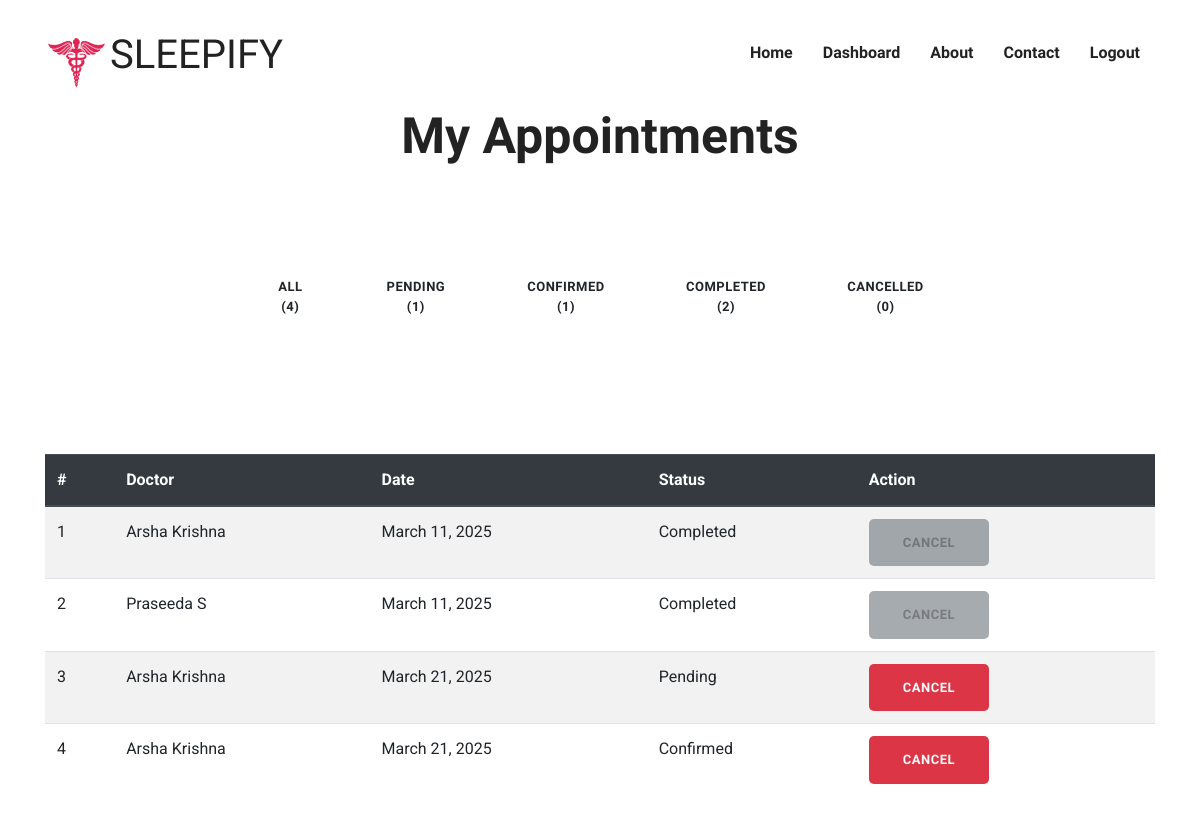
The app's page /patient/patientAppointments/ (signed in) with its own data.
### doctor/models.py (models this page shows, shortened)
class Appointment(models.Model):
    doctor = models.ForeignKey(Doctor, on_delete=models.CASCADE)
    patient = models.ForeignKey(Patient, on_delete=models.CASCADE)
    phone = models.CharField(max_length=15,blank=True,null=True)
    message = models.CharField(max_length=255,null=True,blank=True,default=None)
    date = models.DateField()
    time = models.TimeField()
    status_choices = (
        ("Pending", "Pending"),
        ("Confirmed", "Confirmed"),
        ("Completed", "Completed"),
        ("Cancelled", "Cancelled"),
    )
    status = models.CharField(max_length=20, choices=status_choices, default="Pending")
    created_on = models.DateTimeField(auto_now_add=True)

### users/models.py (models this page shows, shortened)
class Doctor(models.Model):
    fname = models.CharField(max_length=150)
    lname = models.CharField(max_length=150)
    email = models.EmailField( max_length=150,unique=True)
    phone = models.CharField(max_length=15,unique=True,null=True,blank=True)
    gender_choices = (("Male","Male"),("Female","Female"))
    gender = models.CharField(max_length=20,default=None,null=True,blank=True,choices=gender_choices)
    password = models.CharField(max_length=150)
    license = models.CharField(default=None,max_length=255)
    SPECIALIST_CHOICES = (
    ("Neurologist", "Neurologist"),
    ("Psychiatrist", "Psychiatrist"),
    ("Primary Care Physician", "Primary Care Physician"),
    ("Sleep Specialist", "Sleep Specialist"),
    )
    specialization = models.CharField(max_length=50, default=None, null=True, blank=True, choices=SPECIALIST_CHOICES)
    stts = models.BooleanField(default=False)
    created_on = models.DateField(auto_now_add=True)
    profile_picture = models.ImageField(upload_to='doctor_profiles/', default='default/default.jpg', blank=True,null=True)
    bio = models.TextField(null=True, blank=True)

### patient/views.py (the view)
# urls.py: path('patientAppointments/',views.patientAppointments,name="patientAppointments"),
@patient_login_required()
def patientAppointments(request):
    status_filter = request.GET.get('status', 'All')
    patient = get_object_or_404(Patient,id=request.session['patient_id'])
    all_count = Appointment.objects.filter(patient=patient).count()
    pending_count = Appointment.objects.filter(patient=patient,status="Pending").count()
    confirmed_count = Appointment.objects.filter(patient=patient,status="Confirmed").count()
    completed_count = Appointment.objects.filter(patient=patient,status="Completed").count()
    cancelled_count = Appointment.objects.filter(patient=patient,status="Cancelled").count()
    if status_filter != "All":
        appointments = Appointment.objects.filter(patient=patient,status=status_filter).select_related("doctor").order_by('date')
    else:
        appointments = Appointment.objects.filter(patient=patient).order_by('date')
    context = {
        "appointments": appointments,
        "status_filter": status_filter,
        "all_count": all_count,
        "pending_count": pending_count,
        "confirmed_count": confirmed_count,
        "completed_count": completed_count,
        "cancelled_count": cancelled_count,
    }
    return render(request, 'patient/my-appointments.html',context)

### templates/patient/my-appointments.html (shortened to what this page needs)
{% extends "../base.html" %}
{% load static %}
{% block body %}
{% include "patient/nav.html" %}
<div class="block text-center">
    <h1 class="text-capitalize mb-5 text-lg">My Appointments</h1>
    <ul class="list-inline breadcumb-nav">
        <li class="list-inline-item"><a href="{% url 'patientHome' %}" class="text-white">Home</a></li>
        <li class="list-inline-item"><span class="text-white">/</span></li>
        <li class="list-inline-item"><a href="{% url 'patientAppointments' %}'" class="text-white-50">My Appointments</a></li>
      </ul>
  </div>
<div class="container mt-4">
    <div class="row justify-content-center">
        <div class="col-md-8 text-center mb-4">
            <form method="GET" action="{% url 'patientAppointments' %}">
                <div class="btn-group btn-group-toggle" data-toggle="buttons">
                    <label class="btn {% if status_filter == 'All' %}active{% endif %}">
                        All ({{ all_count }})
                    </label>
                    <label class="btn {% if status_filter == 'Pending' %}active{% endif %}">
                        Pending ({{ pending_count }})
                    </label>
                    <label class="btn {% if status_filter == 'Confirmed' %}active{% endif %}">
                        Confirmed ({{ confirmed_count }})
                    </label>
                    <label class="btn {% if status_filter == 'Completed' %}active{% endif %}">
                        Completed ({{ completed_count }})
                    </label>
                    <label class="btn {% if status_filter == 'Cancelled' %}active{% endif %}">
                        Cancelled ({{ cancelled_count }})
                    </label>
                </div>
            </form>
        </div>
    </div>
  </div>
  <section class="section patient">
      <div class="container">
          <div class="table-responsive">
              <table class="table table-striped">
                  <thead class="thead-dark">
                      <tr>
                          <th>#</th>
                          <th>Doctor</th>
                          <th>Date</th>
                          <th>Status</th>
                          <th>Action</th>
                      </tr>
                  </thead>
                  <tbody>
                      {% for appointment in appointments %}
                      <tr>
                          <td>{{ forloop.counter }}</td>
                          <td>{{ appointment.doctor.fname }} {{ appointment.doctor.lname }}</td>
                          <td>{{ appointment.date }}</td>
                          <td>{{ appointment.status }}</td>
                          <td><a {% if appointment.status not in "Pending,Confirmed" %}class="btn btn-secondary btn-sm" style="pointer-events: none;opacity: 0.6;cursor: not-allowed;" {% else %}  href="#" class="btn btn-danger text-light btn-sm"{% endif %}  >
                            Cancel
                          </a></td>
                      </tr>
                      {% empty %}
                      <tr>
                          <td colspan="5" class="text-center">No appointments found.</td>
                      </tr>
                      {% endfor %}
                  </tbody>
              </table>
          </div>
      </div>
  </section>
{% endblock body %}

### static/css/style.css (style rules this page uses)
html { overflow-x: hidden; }
body { line-height: 1.6; font-family: "Roboto", sans-serif; -webkit-font-smoothing: antialiased; font-size: 16px; color: #6F8BA4; font-weight: 400; }
h1, .h1, h2, .h2, h3, .h3, h4, .h4, h5, .h5, h6, .h6 { font-family: "Exo", sans-serif; font-weight: 700; color: #222; }
h1, .h1 { font-size: 2.5rem; }
.btn { display: inline-block; font-size: 14px; font-size: 0.8125rem; font-weight: 700; letter-spacing: .5px; padding: .75rem 2rem; font-family: "Exo", sans-serif; text-transform: uppercase; border-radius: 5px; border: 2px solid transparent; transition: all .35s ease; }
.section { padding: 100px 0; }
.text-lg { font-size: 3.75rem; }
a { color: #222; text-decoration: none; transition: all .35s ease; }
.text-lg { font-size: 50px; }

### records on screen
Appointment: doctor.fname "Arsha", doctor.lname "Krishna", date "March 11, 2025", status "Completed"
Appointment: doctor.fname "Praseeda", doctor.lname "S", date "March 11, 2025", status "Completed"
Appointment: doctor.fname "Arsha", doctor.lname "Krishna", date "March 21, 2025", status "Pending"
Appointment: doctor.fname "Arsha", doctor.lname "Krishna", date "March 21, 2025", status "Confirmed"

### other values on screen
{{ all_count }} "4"
{{ pending_count }} "1"
{{ confirmed_count }} "1"
{{ completed_count }} "2"
{{ cancelled_count }} "0"
